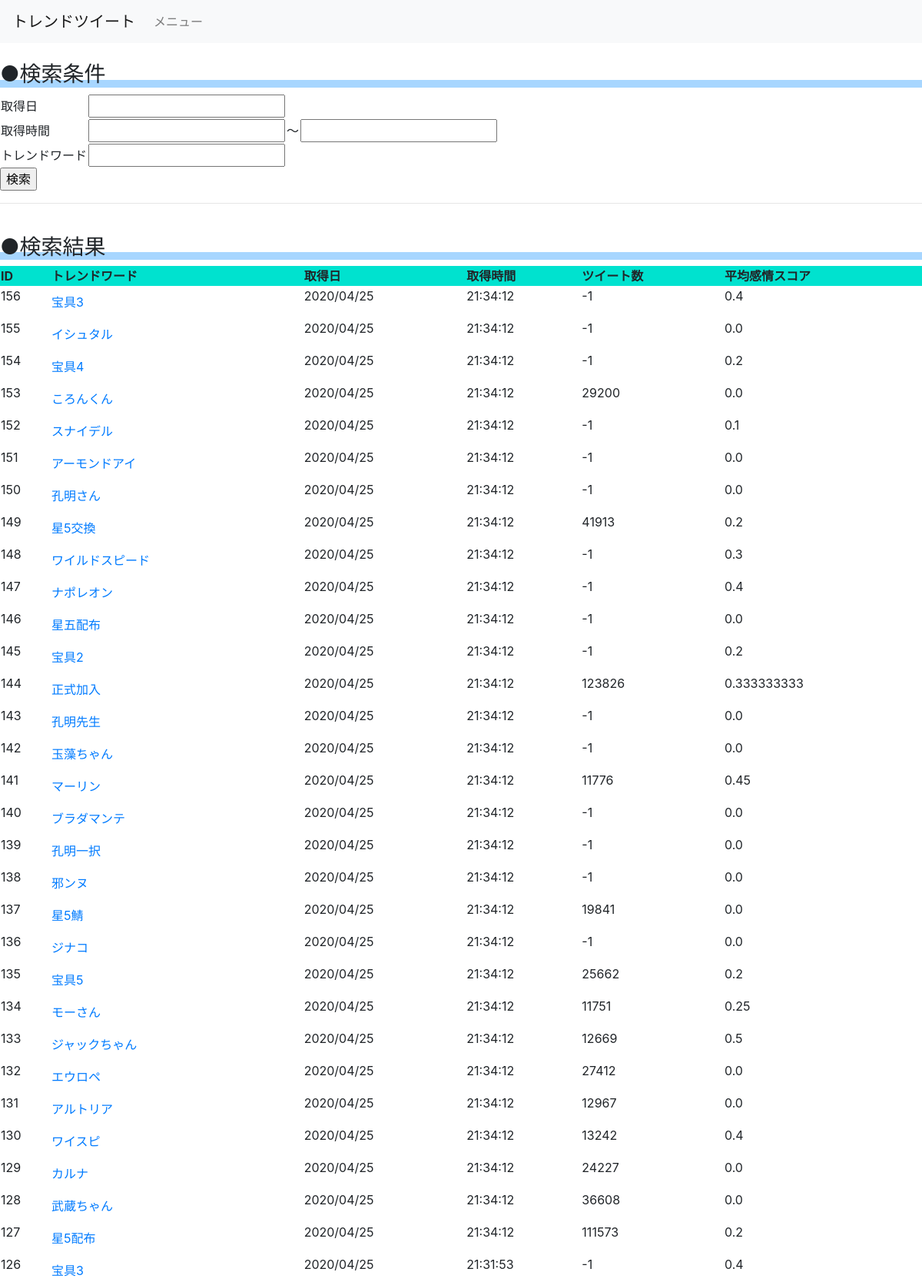
/app/trend/ (upper part), run on the app's committed database.
### app/models.py (models this page shows, shortened)
class Trend(models.Model):
    trendword = models.CharField(
        verbose_name = 'トレンドワード',
        max_length = 200,
        blank=True,
        null=True,
    )
    syutokuymd = models.DateField(
        verbose_name='取得日',
        blank=True,
        null=True,
    )
    syutokutime = models.TimeField(
        verbose_name='取得時間',
        blank=True,
        null=True,
    )
    tweetvolume = models.IntegerField(
        verbose_name='ツイート数',
        validators=[validators.MinValueValidator(-1)],
        blank=True,
        null=True,
    )
    avetweetsentimentscore = models.FloatField(
        verbose_name='平均ツイート感情指数',
        blank=True,
        null=True,
    )

### app/views.py (the view, shortened to what this page needs)
# urls.py: path('trend/', views.trend_forms,  name='trend'),
def trend_forms(request):
    message = ''
    trend_list = Trend.objects.all().order_by('-pk')
    form = forms.TrendForm(request.POST or None)
    d = {
        'form': form,
        'message': message,
        'trend_list' : trend_list,
        }
    return render(request, 'app/trend_list.html', d)

### app/forms.py
class TrendForm(forms.ModelForm):
    syutokutime_from = forms.TimeField(label='取得時間', required=False, widget=datetimepicker.TimePickerInput(
                    format='%H:%M:%S',
                    options={
                        'locale': 'ja',
                    }
                ))
    syutokutime_to = forms.TimeField(required=False, widget=datetimepicker.TimePickerInput(
                    format='%H:%M:%S',
                    options={
                        'locale': 'ja',
                    }
                ))
    class Meta:
        model = Trend
        fields = ('syutokuymd', 'trendword')
        widgets = {
                'syutokuymd': datetimepicker.DatePickerInput(
                    format='%Y-%m-%d',
                    options={
                        'locale': 'ja',
                        'dayViewHeaderFormat': 'YYYY年 MMMM',
                    },
                ),
                'trendword': forms.TextInput(),
                  }

### app/templates/app/trend_list.html (shortened to what this page needs)
{% extends "app/_base.html" %}
{% block content %}
<div class="message">
 <br>
 </div>
  <h3 class="sub_title">●検索条件</h3>
  <form method="post" action="">
	<table>
	  <tr>
	    <td>{{ form.syutokuymd.label }}</td>
	    <td>{{ form.syutokuymd }}</td>
	  </tr>
	  <tr>
	    <td>{{ form.syutokutime_from.label }}</td>
	    <td>{{ form.syutokutime_from }}</td>
		<td> ～	</td>
	    <td>{{ form.syutokutime_to }}</td>
	  </tr>
	  <tr>
	    <td>{{ form.trendword.label }}</td>
	    <td>{{ form.trendword }}</td>
	  </tr>
	</table>
    <input type="submit" value="検索">
  </form>
  <hr>
  <br>
    <h3 class="sub_title">●検索結果</h3>
	<div class="row">
		<div class="col-12">
			<ul class="list-group">
				<table id="tablelist" class="tablesorter">
					<thead>
					<tr>
						<th>ID</th>
						<th>トレンドワード</th>
						<th>取得日</th>
						<th>取得時間</th>
						<th>ツイート数</th>
						<th>平均感情スコア</th>
					</tr>
					</thead>
					{% for trend in trend_list %}
						<tr>
							<td><p>{{ trend.pk }}</p></td>
							<td><a href="{% url 'tweet' trend.pk %}">{{ trend.trendword }}</a></td>
							<td><p>{{ trend.syutokuymd|date:"Y/m/d"}}</p></td>
							<td><p>{{ trend.syutokutime|date:"G:i:s" }}</p></td>
							<td><p>{{ trend.tweetvolume }}</p></td>
							<td><p>{{ trend.avetweetsentimentscore }}</p></td>
						</tr>
				{% empty %}
				<li class="list-group-item">
					対象のデータがありません
				</li>
				{% endfor %}
				</table>
			</ul>
		</div>
	</div>
{% endblock %}

### app/static/app/css/app.css (style rules this page uses)
th { background-color: #00e2cf; }
h3.sub_title { background: linear-gradient(transparent 70%, #a7d6ff 70%); }

### data on the page
Trend: pk "156", trendword "宝具3", syutokuymd "2020/04/25", syutokutime "21:34:12", tweetvolume "-1", avetweetsentimentscore "0.4"
Trend: pk "155", trendword "イシュタル", syutokuymd "2020/04/25", syutokutime "21:34:12", tweetvolume "-1", avetweetsentimentscore "0.0"
Trend: pk "154", trendword "宝具4", syutokuymd "2020/04/25", syutokutime "21:34:12", tweetvolume "-1", avetweetsentimentscore "0.2"
Trend: pk "153", trendword "ころんくん", syutokuymd "2020/04/25", syutokutime "21:34:12", tweetvolume "29200", avetweetsentimentscore "0.0"
Trend: pk "152", trendword "スナイデル", syutokuymd "2020/04/25", syutokutime "21:34:12", tweetvolume "-1", avetweetsentimentscore "0.1"
Trend: pk "151", trendword "アーモンドアイ", syutokuymd "2020/04/25", syutokutime "21:34:12", tweetvolume "-1", avetweetsentimentscore "0.0"
Trend: pk "150", trendword "孔明さん", syutokuymd "2020/04/25", syutokutime "21:34:12", tweetvolume "-1", avetweetsentimentscore "0.0"
Trend: pk "149", trendword "星5交換", syutokuymd "2020/04/25", syutokutime "21:34:12", tweetvolume "41913", avetweetsentimentscore "0.2"
Trend: pk "148", trendword "ワイルドスピード", syutokuymd "2020/04/25", syutokutime "21:34:12", tweetvolume "-1", avetweetsentimentscore "0.3"
Trend: pk "147", trendword "ナポレオン", syutokuymd "2020/04/25", syutokutime "21:34:12", tweetvolume "-1", avetweetsentimentscore "0.4"
Trend: pk "146", trendword "星五配布", syutokuymd "2020/04/25", syutokutime "21:34:12", tweetvolume "-1", avetweetsentimentscore "0.0"
Trend: pk "145", trendword "宝具2", syutokuymd "2020/04/25", syutokutime "21:34:12", tweetvolume "-1", avetweetsentimentscore "0.2"
Trend: pk "144", trendword "正式加入", syutokuymd "2020/04/25", syutokutime "21:34:12", tweetvolume "123826", avetweetsentimentscore "0.333333333"
Trend: pk "143", trendword "孔明先生", syutokuymd "2020/04/25", syutokutime "21:34:12", tweetvolume "-1", avetweetsentimentscore "0.0"
Trend: pk "142", trendword "玉藻ちゃん", syutokuymd "2020/04/25", syutokutime "21:34:12", tweetvolume "-1", avetweetsentimentscore "0.0"
Trend: pk "141", trendword "マーリン", syutokuymd "2020/04/25", syutokutime "21:34:12", tweetvolume "11776", avetweetsentimentscore "0.45"
Trend: pk "140", trendword "ブラダマンテ", syutokuymd "2020/04/25", syutokutime "21:34:12", tweetvolume "-1", avetweetsentimentscore "0.0"
Trend: pk "139", trendword "孔明一択", syutokuymd "2020/04/25", syutokutime "21:34:12", tweetvolume "-1", avetweetsentimentscore "0.0"
Trend: pk "138", trendword "邪ンヌ", syutokuymd "2020/04/25", syutokutime "21:34:12", tweetvolume "-1", avetweetsentimentscore "0.0"
Trend: pk "137", trendword "星5鯖", syutokuymd "2020/04/25", syutokutime "21:34:12", tweetvolume "19841", avetweetsentimentscore "0.0"
Trend: pk "136", trendword "ジナコ", syutokuymd "2020/04/25", syutokutime "21:34:12", tweetvolume "-1", avetweetsentimentscore "0.0"
Trend: pk "135", trendword "宝具5", syutokuymd "2020/04/25", syutokutime "21:34:12", tweetvolume "25662", avetweetsentimentscore "0.2"
Trend: pk "134", trendword "モーさん", syutokuymd "2020/04/25", syutokutime "21:34:12", tweetvolume "11751", avetweetsentimentscore "0.25"
Trend: pk "133", trendword "ジャックちゃん", syutokuymd "2020/04/25", syutokutime "21:34:12", tweetvolume "12669", avetweetsentimentscore "0.5"
Trend: pk "132", trendword "エウロペ", syutokuymd "2020/04/25", syutokutime "21:34:12", tweetvolume "27412", avetweetsentimentscore "0.0"
Trend: pk "131", trendword "アルトリア", syutokuymd "2020/04/25", syutokutime "21:34:12", tweetvolume "12967", avetweetsentimentscore "0.0"
Trend: pk "130", trendword "ワイスピ", syutokuymd "2020/04/25", syutokutime "21:34:12", tweetvolume "13242", avetweetsentimentscore "0.4"
Trend: pk "129", trendword "カルナ", syutokuymd "2020/04/25", syutokutime "21:34:12", tweetvolume "24227", avetweetsentimentscore "0.0"
Trend: pk "128", trendword "武蔵ちゃん", syutokuymd "2020/04/25", syutokutime "21:34:12", tweetvolume "36608", avetweetsentimentscore "0.0"
Trend: pk "127", trendword "星5配布", syutokuymd "2020/04/25", syutokutime "21:34:12", tweetvolume "111573", avetweetsentimentscore "0.2"
Trend: pk "126", trendword "宝具3", syutokuymd "2020/04/25", syutokutime "21:31:53", tweetvolume "-1", avetweetsentimentscore "0.4"
